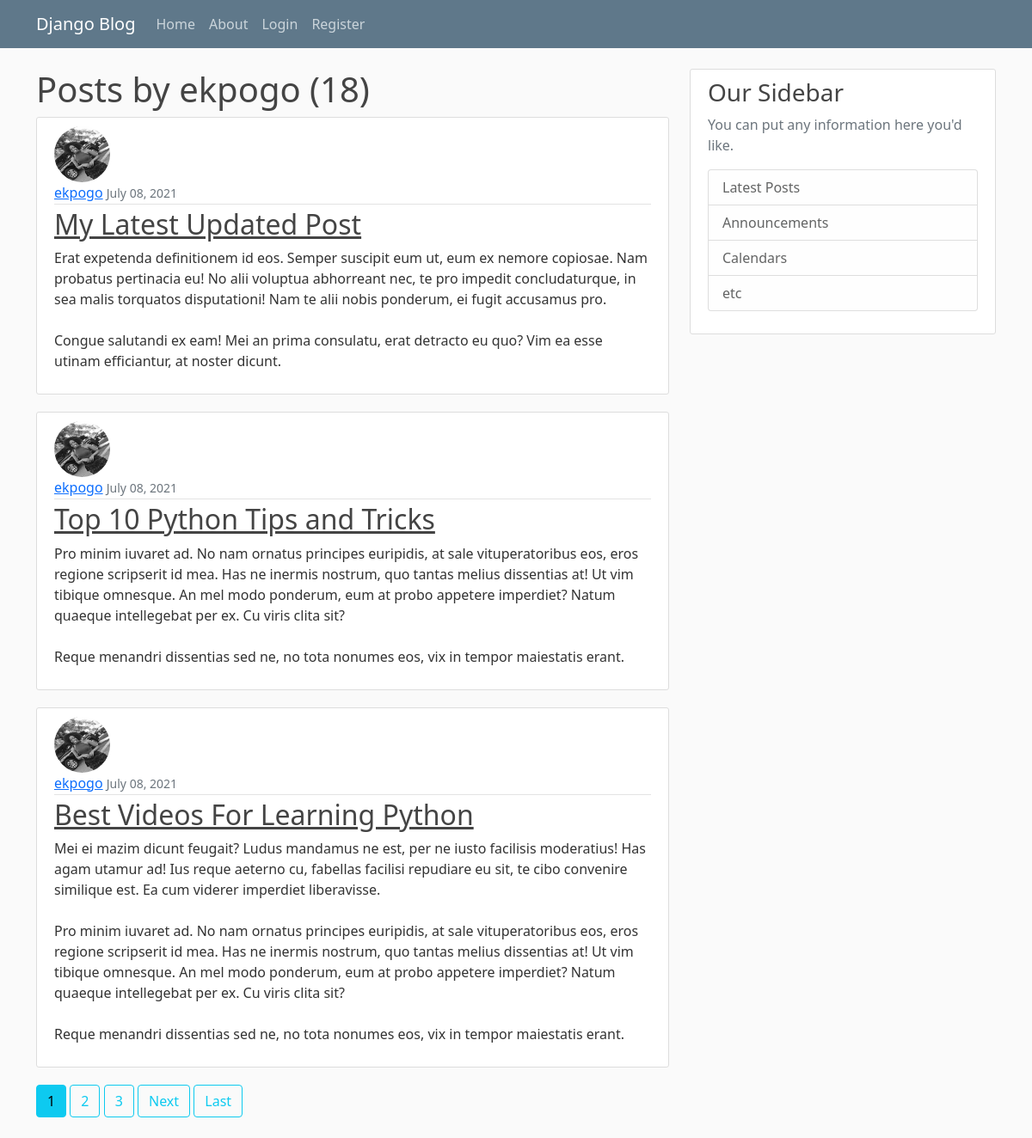
The app's page /user/ekpogo with its own data.
### blog/models.py (models this page shows, shortened)
class Post(models.Model):
    title = models.CharField(max_length=100)
    content = models.TextField()
    date_posted = models.DateTimeField(default=timezone.now)
    author = models.ForeignKey(User, on_delete=models.CASCADE)

### users/models.py (models this page shows, shortened)
class Profile(models.Model):
    user = models.OneToOneField(User, on_delete=models.CASCADE)
    image = models.ImageField(default='default.jpg',upload_to='profile_pics')
    phone_number = PhoneField(blank=True)

### blog/views.py (the view)
# urls.py: path('user/<str:username>', UserPostListView.as_view(), name='user-posts'),
class UserPostListView(ListView):
    model = Post
    template_name ='blog/user_posts.html'
    context_object_name = 'posts'
    paginate_by = 3
    def get_queryset(self):
        user = get_object_or_404(User, username= self.kwargs.get('username'))
        return Post.objects.filter(author=user).order_by('-date_posted')

### blog/templates/blog/user_posts.html (shortened to what this page needs)
{% extends 'blog/base.html'%}
{% block content %}
<h1>Posts by {{ view.kwargs.username}} ({{ page_obj.paginator.count }})</h1>
  {% for post in posts%}
    <article class="media content-section">
      <img class="rounded-circle article-img" src="{{post.author.profile.image.url}}" alt="">
      <div class="media-body">
        <div class="article-metadata">
          <a class="mr-2" href="{% url 'user-posts' post.author.username %}">{{ post.author }}</a>
          <small class="text-muted">{{ post.date_posted|date:'F d, Y' }}</small>
        </div>
        <h2><a class="article-title" href="{% url 'post-detail' post.id %}">{{ post.title }}</a></h2>
        <p class="article-content">{{ post.content }}</p>
      </div>
    </article>
  {% endfor %}
  {% if is_paginated%}
      {% for num in page_obj.paginator.page_range %}
          {% if page_obj.number == num %}
            <a href="?page={{num}}" class="btn btn-info mb-4">{{ num }}</a>
          {% elif num > page_obj.number|add:'-3' and num < page_obj.number|add:'3' %}
            <a href="?page={{num}}" class="btn btn-outline-info mb-4">{{ num }}</a>
          {% endif %}
      {% endfor %}
      {% if page_obj.has_next %}
        <a href="?page={{ page_obj.next_page_number}}" class="btn btn-outline-info mb-4">Next</a>
        <a href="?page={{ page_obj.paginator.num_pages}}" class="btn btn-outline-info mb-4">Last</a>
      {% endif %}
  {% endif %}
{% endblock content %}

### blog/static/blog/main.css (style rules this page uses)
body { background: #fafafa; color: #333333; margin-top: 5rem; }
h1, h2, h3, h4, h5, h6 { color: #444444; }
.content-section { background: #ffffff; padding: 10px 20px; border: 1px solid #dddddd; border-radius: 3px; margin-bottom: 20px; }
.article-title { color: #444444; }
.article-content { white-space: pre-line; }
.article-img { height: 65px; width: 65px; margin-right: 16px; }
.article-metadata { padding-bottom: 1px; margin-bottom: 4px; border-bottom: 1px solid #e3e3e3 }

### records on screen
Post: author.profile.image (picture), author "ekpogo", date_posted "July 08, 2021", title "My Latest Updated Post", content "Erat expetenda definitionem id eos. Semper suscipit eum ut, eum ex nemore copiosae. Nam probatus pertinacia eu! No alii voluptua abhorreant nec, te pro impedit concludaturque, in sea malis torquatos disputationi! Nam te alii nobis ponderum, ei fugit accusamus pro. Congue salutandi ex eam! Mei an prima consulatu, erat detracto eu quo? Vim ea esse utinam efficiantur, at noster dicunt."
Post: author.profile.image (picture), author "ekpogo", date_posted "July 08, 2021", title "Top 10 Python Tips and Tricks", content "Pro minim iuvaret ad. No nam ornatus principes euripidis, at sale vituperatoribus eos, eros regione scripserit id mea. Has ne inermis nostrum, quo tantas melius dissentias at! Ut vim tibique omnesque. An mel modo ponderum, eum at probo appetere imperdiet? Natum quaeque intellegebat per ex. Cu viris clita sit? Reque menandri dissentias sed ne, no tota nonumes eos, vix in tempor maiestatis erant."
Post: author.profile.image (picture), author "ekpogo", date_posted "July 08, 2021", title "Best Videos For Learning Python", content "Mei ei mazim dicunt feugait? Ludus mandamus ne est, per ne iusto facilisis moderatius! Has agam utamur ad! Ius reque aeterno cu, fabellas facilisi repudiare eu sit, te cibo convenire similique est. Ea cum viderer imperdiet liberavisse. Pro minim iuvaret ad. No nam ornatus principes euripidis, at sale vituperatoribus eos, eros regione scripserit id mea. Has ne inermis nostrum, quo tantas melius dissentias at! Ut vim tibique omnesque. An mel modo ponderum, eum at probo appetere imperdiet? Natum quaeque intellegebat per ex. Cu viris clita sit? Reque menandri dissentias sed ne, no tota nonumes eos, vix in tempor maiestatis erant."

### other values on screen
{{ view.kwargs.username }} "ekpogo"
{{ page_obj.paginator.count }} "18"
{{ num }} "1"
{{ num }} "2" "3"
